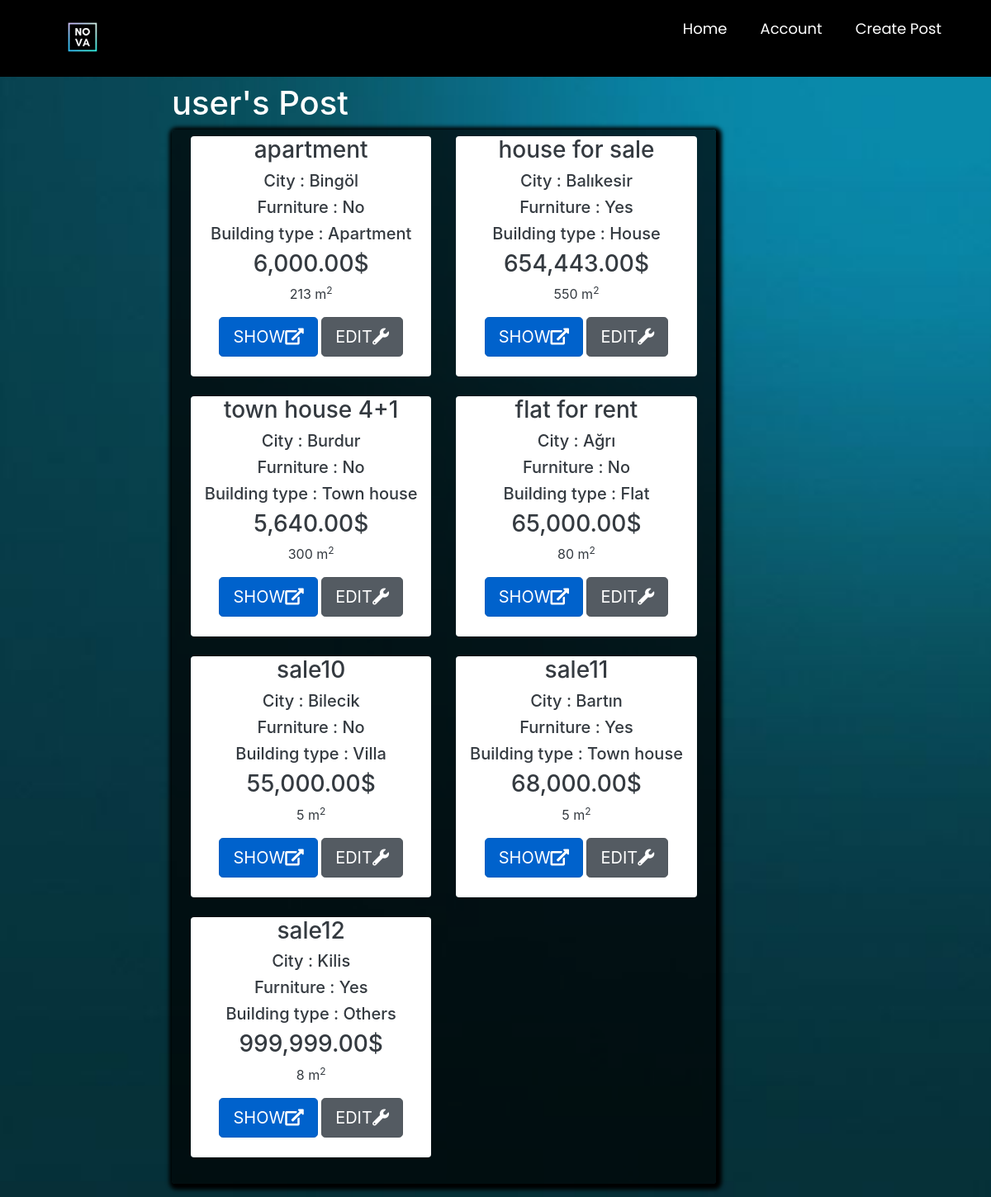
Screenshot of /listaddedposts/ (signed in) with the database file from the repository.
### main/models.py (models this page shows, shortened)
class ourUser(models.Model):
    user = models.OneToOneField(User, null=True, on_delete=models.CASCADE)  # relation with django's user # will be implemented later
    username = models.CharField(max_length=255,null=True)
    first_name = models.CharField(max_length=255,null=True)
    last_name = models.CharField(max_length=255,null=True)
    email = models.EmailField(max_length=254)

class Post(models.Model):
    ouruser = models.ForeignKey(ourUser, null=True, on_delete=models.CASCADE)
    post_title = models.CharField(max_length=255,null=True)
    post_description = models.TextField()
    price = models.DecimalField(decimal_places=2 , max_digits=12)
    location = models.CharField(max_length=255,null=True,choices=city)
    postType = models.CharField(choices=RorS , max_length=50, null=True , default='For Sale')
    floor = models.DecimalField(decimal_places=0 , max_digits=3 ,null=True)
    building_age = models.DecimalField(decimal_places=0, max_digits=2 , null=True)
    area = models.DecimalField(decimal_places=0,max_digits=4 ,null=True)
    isFurniture = models.CharField(choices=Furniture ,null=True,max_length=50,default="No")
    building_type = models.CharField(choices=b_types ,null=True ,max_length=50)
    room = models.DecimalField(decimal_places=0 , max_digits=3 ,null=True)

### main/decorators.py (the view)
        def wrapper_func(request, *args, **kwargs):
            group = None
            if request.user.groups.exists():
                group = request.user.groups.all()[0].name
            if group in allowed_roles:
                return view_func(request, *args, **kwargs)
            else:
                return HttpResponse('You are not authorized to view this page')

### main/views.py (called while the page is built)
@login_required
@allowed_users(allowed_roles=['customer'])
def listaddedposts(request):
    fuser = ourUser.objects.get(user_id=request.user.id)
    posts = Post.objects.all().filter(ouruser=fuser)
    mydict = {'posts': posts, 'fuser': fuser}
    return render(request, 'main/listaddedposts.html', context=mydict)

### main/templates/main/listaddedposts.html (shortened to what this page needs)
{% extends 'main/mainpage.html' %}
{% load static %}
{% load humanize %}
{% block content %}
<head>
    <link href="//maxcdn.bootstrapcdn.com/bootstrap/4.1.1/css/bootstrap.min.css" rel="stylesheet" id="bootstrap-css">
    <link rel="stylesheet" href="https://stackpath.bootstrapcdn.com/bootstrap/4.1.3/css/bootstrap.min.css"
>
    <link rel="stylesheet" href="https://use.fontawesome.com/releases/v5.3.1/css/all.css"
>
</head>
<div style="margin-left: 17%">
    <div class="container p-1 my-1 text-white rounded">
        <h1>{{fuser.first_name}}'s Post</h1>
        <div class="col-md-8 rounded" style=" box-shadow: 2px 2px 5px 5px #000000;background-color: rgba(0,0,0,0.7)">
            <div class="row p-2 my-2">
                {% if posts %}
                {% for i in posts %}
                <div class="col-md-6 ">
                    <div class="container-fluid bg-white rounded text-dark" style="text-align:center;">
                        <h3>{{ i.post_title }}</h3>
                        <h5>City : {{ i.location }}</h5>
                        <h5>Furniture : {{ i.isFurniture }}</h5>
                        <h5>Building type : {{ i.building_type }}</h5>
                        <h3>{{ i.price|intcomma }}$</h3>
                        <p class="descroption">{{i.area}} m<sup>2</sup></p>
                        <a href="{% url 'product_details' i.id %}" class="btn btn-primary btn-lg active" role="button"
                           aria-pressed="true">SHOW<i class="fas fa-external-link-alt"></i></a>
                        <a href="{% url 'editpost' i.id %}" class="btn btn-secondary btn-lg active" role="button"
                           aria-pressed="true">EDIT<i class="fas fa-wrench"></i></i></a>
                        <br><br>
                    </div>
                    <br>
                </div>
                {% endfor %}
                {%else%}
                <h3>You dont have any post yet</h3>
                <h2>If you want to post <a href="{% url 'createpost' %}">click here</a></h2>
                {% endif %}
            </div>
        </div>
    </div>
</div>
{% endblock %}

### main/templates/main/mainpage.html (style rules this page uses)
body.g { background-image: url('/static/images/wallpaper.jpg'); background-size: cover; background-repeat: no-repeat; background-attachment: fixed; }

### rows the page displays
ourUser: first_name "user"
Post: post_title "apartment", location "Bingöl", isFurniture "No", building_type "Apartment", price "6,000.00", area "213"
Post: post_title "house for sale", location "Balıkesir", isFurniture "Yes", building_type "House", price "654,443.00", area "550"
Post: post_title "town house 4+1", location "Burdur", isFurniture "No", building_type "Town house", price "5,640.00", area "300"
Post: post_title "flat for rent", location "Ağrı", isFurniture "No", building_type "Flat", price "65,000.00", area "80"
Post: post_title "sale10", location "Bilecik", isFurniture "No", building_type "Villa", price "55,000.00", area "5"
Post: post_title "sale11", location "Bartın", isFurniture "Yes", building_type "Town house", price "68,000.00", area "5"
Post: post_title "sale12", location "Kilis", isFurniture "Yes", building_type "Others", price "999,999.00", area "8"
